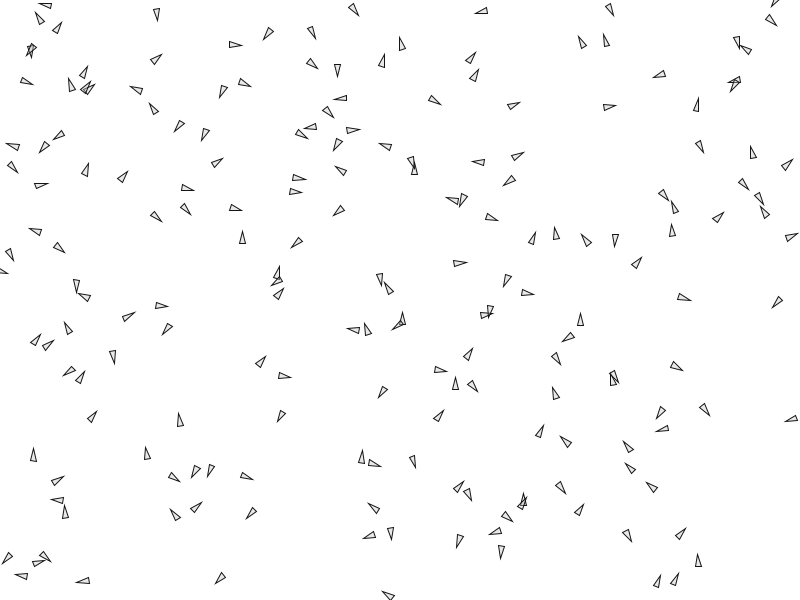
Frame 1 (no input)
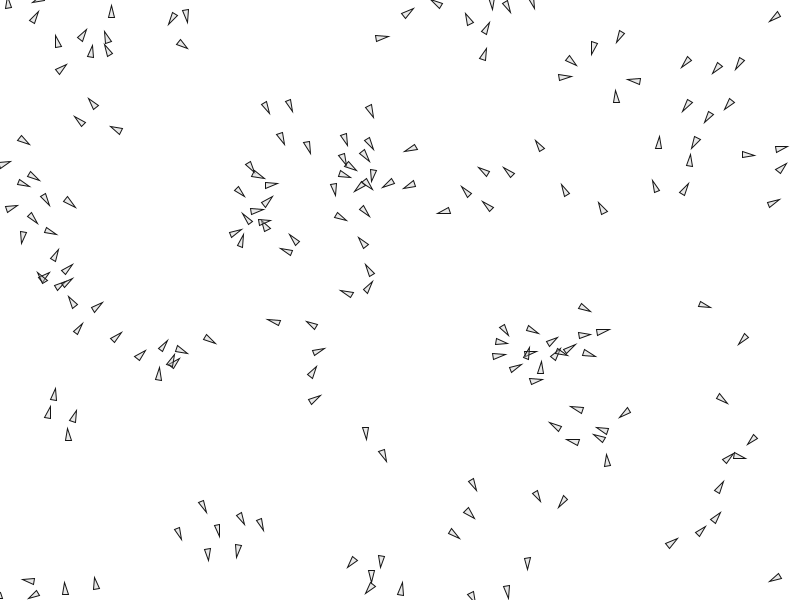
Frame 60 (the mouse pressed at the canvas centre just before this capture)
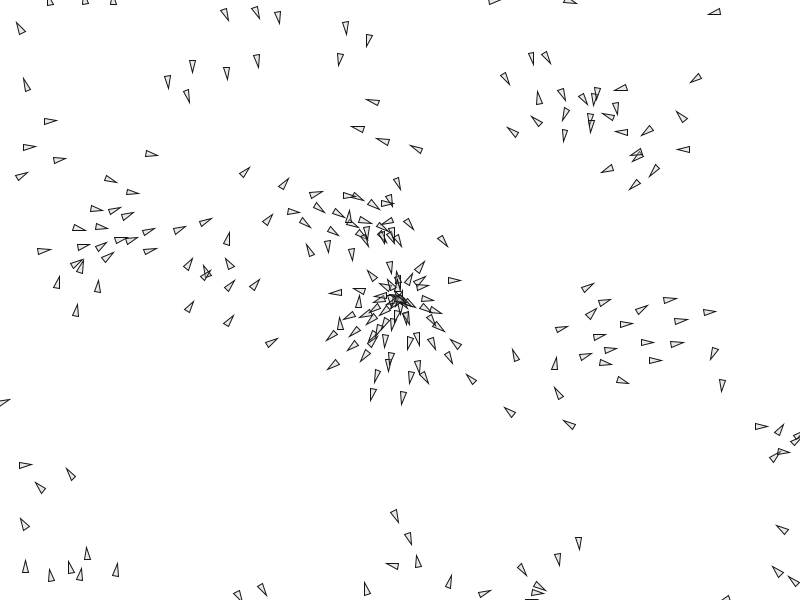
Frame 120 (the mouse held since frame 60 and released just before this capture)

The Processing sketch that drew these frames (run headless with seeded random() and noise(); from frame 60 on, the mouse is pressed at the canvas centre):

// Processing sketch: flocking
// ── flocking.pde

ArrayList<Vehicle> vehicles = new ArrayList<Vehicle>();

void setup() {
  size(800, 600);
  for (int i = 0; i < 190; i++) {
    float x = random(width);
    float y = random(height);
    vehicles.add(new Vehicle(x, y));
  }
}

void draw() {
  background(255);
  
  println(frameRate);
  
  if(mousePressed) {
    vehicles.add(new Vehicle(mouseX, mouseY));
  }

  for (int i = 0; i < vehicles.size(); i++) {
    Vehicle v = vehicles.get(i);
    
    v.applyBehaviour(vehicles);
    v.run();
    //v.display();
    
  }
}

// ── vehicle.pde


class Vehicle {

  PVector loc;
  PVector velocity;
  PVector acc;

  float r;
  float t;

  float maxSpeed;
  float maxForce;

  Vehicle(float x, float y) {
    loc = new PVector(x, y);
    velocity = new PVector(random(-1, 1), random(-1, 1));
    acc = new PVector(0, 0);

    r = 3;

    maxSpeed = random(3, 4);
    maxForce = random(0.02, 0.05);
  }

  void run() {
    borders();
    update();
    display();
  }

  void display() {
    pushMatrix();
    stroke(20);
    fill(200, 100);

    translate(loc.x, loc.y);

    float a = velocity.heading2D() + PI/2;
    rotate(a);

    beginShape();
    vertex(0, -r*2);
    vertex(-r, r*2);
    vertex(r, r*2);
    endShape(CLOSE);

    popMatrix();
  }

  void update() {
    velocity.add(acc);
    velocity.limit(maxSpeed);
    loc.add(velocity);
    acc.mult(0);
  }

  PVector seperate(ArrayList<Vehicle> vehicles) {

    float ds = 25.0f;
    PVector sum = new PVector(0, 0);
    float count = 0;

    for (int i = 0; i < vehicles.size(); i++) {
      Vehicle v = vehicles.get(i);
      float dist = PVector.dist(loc, v.loc);
      if (dist > 0 &&  dist < ds) {
        PVector diff = PVector.sub(loc, v.loc);
        diff.normalize();
        diff.div(dist);
        sum.add(diff);
        count++;
      }
    }

    if (count > 0) {
      sum.div((float)count);
    }

    // As long as the vector is greater than 0
    if (sum.mag() > 0) {
      // Implement Reynolds: Steering = Desired - Velocity
      sum.normalize();
      sum.mult(maxSpeed);
      sum.sub(velocity);
      sum.limit(maxForce);
    }
    return sum;
  }



  PVector align(ArrayList<Vehicle> vehicles) {

    float da = 50;
    PVector sum = new PVector(0, 0);
    float count = 0;

    for (int i = 0; i < vehicles.size(); i++) {
      Vehicle v = vehicles.get(i);
      float dist = PVector.dist(loc, v.loc);
      if (dist > 0 &&  dist < da) {
        sum.add(v.velocity);
        count++;
      }
    }

    if (count > 0 ) {
      sum.div((float)count);
      sum.normalize();
      sum.mult(maxSpeed);
      PVector steer = PVector.sub(sum, velocity);
      steer.limit(maxForce);
      return steer;
    } else {
      return new PVector();
    }
  }


  PVector cohesion(ArrayList<Vehicle> vehicles) {

    float da = 50;
    PVector sum = new PVector(0, 0);
    float count = 0;

    for (int i = 0; i < vehicles.size(); i++) {
      Vehicle v = vehicles.get(i);
      float dist = PVector.dist(loc, v.loc);
      if (dist > 0 &&  dist < da) {
        sum.add(v.loc);
        count++;
      }
    }

    if (count > 0) {
      sum.div(count);
      return seek(sum);
    } else {
      return new PVector(0, 0);
    }
  }

  void applyBehaviour(ArrayList<Vehicle> v) {
    PVector sep = seperate(v);
    PVector align = align(v);
    PVector cohesion = cohesion(v);
    
    
    sep.mult(1.5);
    //align.mult(1.0);
    //cohesion.mult(1.0);
    
    
    //sep.mult(map(noise(t), 0, 1, 1, 1.5));
    align.mult(map(noise(t), 0, 1, 0.5, 1.0));
    cohesion.mult(map(noise(t), 0, 1, 0.5, 1.0));
    
    t += 0.1;



    applyForce(sep);
    applyForce(align);
    applyForce(cohesion);
  }

  PVector seek(PVector target) {
    PVector desired = PVector.sub(target, loc);

    desired.normalize();
    desired.mult(maxSpeed);

    PVector steer = PVector.sub(desired, velocity);
    steer.limit(maxForce);
    return steer;
  }

  void borders() {
    if (loc.x < -r) loc.x = width+r;
    if (loc.y < -r) loc.y = height+r;
    if (loc.x > width+r) loc.x = -r;
    if (loc.y > height+r) loc.y = -r;
  }


  void applyForce(PVector force) {
    PVector f = force.get();
    acc.add(f);
  }
}
